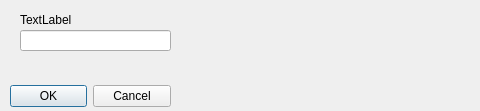
<?xml version="1.0" encoding="UTF-8"?>
<ui version="4.0">
 <class>Dialog</class>
 <widget class="QDialog" name="Dialog">
  <property name="geometry">
   <rect>
    <x>0</x>
    <y>0</y>
    <width>480</width>
    <height>111</height>
   </rect>
  </property>
  <property name="windowTitle">
   <string>Dialog</string>
  </property>
  <widget class="QDialogButtonBox" name="Delete">
   <property name="geometry">
    <rect>
     <x>10</x>
     <y>80</y>
     <width>161</width>
     <height>32</height>
    </rect>
   </property>
   <property name="orientation">
    <enum>Qt::Horizontal</enum>
   </property>
   <property name="standardButtons">
    <set>QDialogButtonBox::Cancel|QDialogButtonBox::Ok</set>
   </property>
  </widget>
  <widget class="QLineEdit" name="lineEdit">
   <property name="geometry">
    <rect>
     <x>20</x>
     <y>30</y>
     <width>151</width>
     <height>21</height>
    </rect>
   </property>
  </widget>
  <widget class="QLabel" name="label">
   <property name="geometry">
    <rect>
     <x>20</x>
     <y>10</y>
     <width>151</width>
     <height>20</height>
    </rect>
   </property>
   <property name="text">
    <string>TextLabel</string>
   </property>
  </widget>
 </widget>
 <resources/>
 <connections>
  <connection>
   <sender>Delete</sender>
   <signal>accepted()</signal>
   <receiver>Dialog</receiver>
   <slot>accept()</slot>
   <hints>
    <hint type="sourcelabel">
     <x>248</x>
     <y>254</y>
    </hint>
    <hint type="destinationlabel">
     <x>157</x>
     <y>274</y>
    </hint>
   </hints>
  </connection>
  <connection>
   <sender>Delete</sender>
   <signal>rejected()</signal>
   <receiver>Dialog</receiver>
   <slot>reject()</slot>
   <hints>
    <hint type="sourcelabel">
     <x>316</x>
     <y>260</y>
    </hint>
    <hint type="destinationlabel">
     <x>286</x>
     <y>274</y>
    </hint>
   </hints>
  </connection>
 </connections>
</ui>
